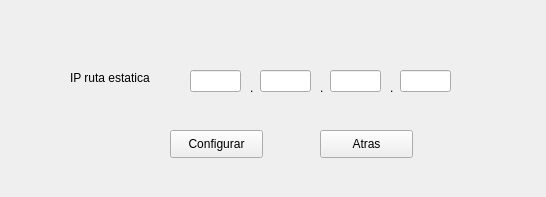
<?xml version="1.0" encoding="UTF-8"?>
<ui version="4.0">
 <class>ConfigurarCE</class>
 <widget class="QWidget" name="ConfigurarCE">
  <property name="geometry">
   <rect>
    <x>0</x>
    <y>0</y>
    <width>546</width>
    <height>197</height>
   </rect>
  </property>
  <property name="windowTitle">
   <string>Form</string>
  </property>
  <widget class="QLabel" name="label">
   <property name="geometry">
    <rect>
     <x>70</x>
     <y>70</y>
     <width>111</width>
     <height>16</height>
    </rect>
   </property>
   <property name="text">
    <string>IP ruta estatica</string>
   </property>
  </widget>
  <widget class="QPushButton" name="btn_configurar">
   <property name="geometry">
    <rect>
     <x>170</x>
     <y>130</y>
     <width>93</width>
     <height>28</height>
    </rect>
   </property>
   <property name="text">
    <string>Configurar</string>
   </property>
  </widget>
  <widget class="QPushButton" name="btn_atras">
   <property name="geometry">
    <rect>
     <x>320</x>
     <y>130</y>
     <width>93</width>
     <height>28</height>
    </rect>
   </property>
   <property name="text">
    <string>Atras</string>
   </property>
  </widget>
  <widget class="QLineEdit" name="txt_ip1">
   <property name="geometry">
    <rect>
     <x>190</x>
     <y>70</y>
     <width>51</width>
     <height>22</height>
    </rect>
   </property>
   <property name="maxLength">
    <number>3</number>
   </property>
  </widget>
  <widget class="QLineEdit" name="txt_ip2">
   <property name="geometry">
    <rect>
     <x>260</x>
     <y>70</y>
     <width>51</width>
     <height>22</height>
    </rect>
   </property>
   <property name="maxLength">
    <number>3</number>
   </property>
  </widget>
  <widget class="QLineEdit" name="txt_ip3">
   <property name="geometry">
    <rect>
     <x>330</x>
     <y>70</y>
     <width>51</width>
     <height>22</height>
    </rect>
   </property>
   <property name="maxLength">
    <number>3</number>
   </property>
  </widget>
  <widget class="QLineEdit" name="txt_ip4">
   <property name="geometry">
    <rect>
     <x>400</x>
     <y>70</y>
     <width>51</width>
     <height>22</height>
    </rect>
   </property>
   <property name="maxLength">
    <number>3</number>
   </property>
  </widget>
  <widget class="QLabel" name="label_2">
   <property name="geometry">
    <rect>
     <x>250</x>
     <y>80</y>
     <width>16</width>
     <height>16</height>
    </rect>
   </property>
   <property name="text">
    <string>.</string>
   </property>
  </widget>
  <widget class="QLabel" name="label_3">
   <property name="geometry">
    <rect>
     <x>320</x>
     <y>80</y>
     <width>16</width>
     <height>16</height>
    </rect>
   </property>
   <property name="text">
    <string>.</string>
   </property>
  </widget>
  <widget class="QLabel" name="label_4">
   <property name="geometry">
    <rect>
     <x>390</x>
     <y>80</y>
     <width>16</width>
     <height>16</height>
    </rect>
   </property>
   <property name="text">
    <string>.</string>
   </property>
  </widget>
 </widget>
 <resources/>
 <connections/>
</ui>
